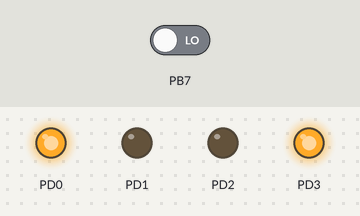
The program below on a simulated ATmega8, built with avr-gcc and emulated at 1 MHz. On the bench: output pins drawn as LEDs (lit = HIGH). Inputs (shaded band) come from the test bench; at power-on: PB7 LOW.

Above: at 0.1 s.
Timing chart, 0 to 1.6 s (numbered marks = the images above):
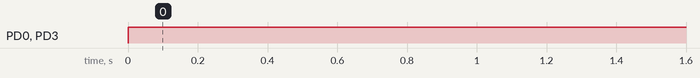

The program:

main.c
```c
/*
 * Lab3.c
 *
 * Created: 26.09.2023 10:39:43
 * Author : X3
 */
#define F_CPU 1000000UL
#include <avr/io.h>
#include <util/delay.h>
#define KNOPKA PORTB
#define KNOPKAREAD PINB
#define LED PORTD

int main(void)
{
	DDRD = 0b00001111;
	DDRB = 0b00000000;
	LED = 0b00001111;
	KNOPKA = 0b00000001;

     while (1)
    {
	/*  if (KNOPKAREAD == 0b00000000)
		{
			LED = 0b00000110;
		}
		else
		{
			LED = 0b00001001;
		}
    */
		while(KNOPKAREAD == 0b00000000)
		{
			LED = 0b00000110;
			_delay_ms(100);
			LED = 0b00000000;
			_delay_ms(100);
		}
		LED = 0b00001001;
	}


}
```

Measured:
- by itself, PD0, PD3: LOW → HIGH at 0.00 s
